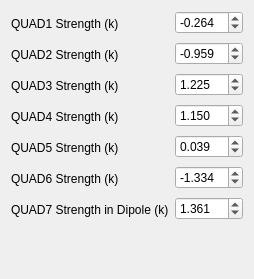
             <widget class="QWidget" name="tab_9">
              <attribute name="title">
               <string>Magnets</string>
              </attribute>
              <layout class="QFormLayout" name="formLayout_9">
               <item row="0" column="0">
                <widget class="QLabel" name="ba1_quad1_strength_label">
                 <property name="minimumSize">
                  <size>
                   <width>140</width>
                   <height>25</height>
                  </size>
                 </property>
                 <property name="text">
                  <string>QUAD1 Strength (k)</string>
                 </property>
                </widget>
               </item>
               <item row="0" column="1">
                <widget class="QDoubleSpinBox" name="doubleSpinBox_18">
                 <property name="maximumSize">
                  <size>
                   <width>150</width>
                   <height>16777215</height>
                  </size>
                 </property>
                 <property name="accessibleName">
                  <string>BA1:EBT-BA1-MAG-QUAD-01:k1l</string>
                 </property>
                 <property name="suffix">
                  <string/>
                 </property>
                 <property name="decimals">
                  <number>3</number>
                 </property>
                 <property name="minimum">
                  <double>-70.000000000000000</double>
                 </property>
                 <property name="maximum">
                  <double>70.000000000000000</double>
                 </property>
                 <property name="singleStep">
                  <double>0.100000000000000</double>
                 </property>
                 <property name="value">
                  <double>-0.264000000000000</double>
                 </property>
                </widget>
               </item>
               <item row="1" column="0">
                <widget class="QLabel" name="ba1_quad2_strength_label">
                 <property name="minimumSize">
                  <size>
                   <width>140</width>
                   <height>25</height>
                  </size>
                 </property>
                 <property name="text">
                  <string>QUAD2 Strength (k)</string>
                 </property>
                </widget>
               </item>
               <item row="1" column="1">
                <widget class="QDoubleSpinBox" name="doubleSpinBox_24">
                 <property name="maximumSize">
                  <size>
                   <width>150</width>
                   <height>16777215</height>
                  </size>
                 </property>
                 <property name="accessibleName">
                  <string>BA1:EBT-BA1-MAG-QUAD-02:k1l</string>
                 </property>
                 <property name="suffix">
                  <string/>
                 </property>
                 <property name="decimals">
                  <number>3</number>
                 </property>
                 <property name="minimum">
                  <double>-70.000000000000000</double>
                 </property>
                 <property name="maximum">
                  <double>70.000000000000000</double>
                 </property>
                 <property name="singleStep">
                  <double>0.100000000000000</double>
                 </property>
                 <property name="value">
                  <double>-0.959000000000000</double>
                 </property>
                </widget>
               </item>
               <item row="2" column="0">
                <widget class="QLabel" name="ba1_quad3_strength_label">
                 <property name="minimumSize">
                  <size>
                   <width>140</width>
                   <height>25</height>
                  </size>
                 </property>
                 <property name="text">
                  <string>QUAD3 Strength (k)</string>
                 </property>
                </widget>
               </item>
               <item row="2" column="1">
                <widget class="QDoubleSpinBox" name="doubleSpinBox_19">
                 <property name="maximumSize">
                  <size>
                   <width>150</width>
                   <height>16777215</height>
                  </size>
                 </property>
                 <property name="accessibleName">
                  <string>BA1:EBT-BA1-MAG-QUAD-03:k1l</string>
                 </property>
                 <property name="suffix">
                  <string/>
                 </property>
                 <property name="decimals">
                  <number>3</number>
                 </property>
                 <property name="minimum">
                  <double>-70.000000000000000</double>
                 </property>
                 <property name="maximum">
                  <double>70.000000000000000</double>
                 </property>
                 <property name="singleStep">
                  <double>0.100000000000000</double>
                 </property>
                 <property name="value">
                  <double>1.225000000000000</double>
                 </property>
                </widget>
               </item>
               <item row="3" column="0">
                <widget class="QLabel" name="ba1_quad4_strength_label">
                 <property name="minimumSize">
                  <size>
                   <width>140</width>
                   <height>25</height>
                  </size>
                 </property>
                 <property name="text">
                  <string>QUAD4 Strength (k)</string>
                 </property>
                </widget>
               </item>
               <item row="3" column="1">
                <widget class="QDoubleSpinBox" name="doubleSpinBox_20">
                 <property name="maximumSize">
                  <size>
                   <width>150</width>
                   <height>16777215</height>
                  </size>
                 </property>
                 <property name="accessibleName">
                  <string>BA1:EBT-BA1-MAG-QUAD-04:k1l</string>
                 </property>
                 <property name="suffix">
                  <string/>
                 </property>
                 <property name="decimals">
                  <number>3</number>
                 </property>
                 <property name="minimum">
                  <double>-70.000000000000000</double>
                 </property>
                 <property name="maximum">
                  <double>70.000000000000000</double>
                 </property>
                 <property name="singleStep">
                  <double>0.100000000000000</double>
                 </property>
                 <property name="value">
                  <double>1.150000000000000</double>
                 </property>
                </widget>
               </item>
               <item row="4" column="0">
                <widget class="QLabel" name="ba1_quad5_strength_label">
                 <property name="minimumSize">
                  <size>
                   <width>140</width>
                   <height>25</height>
                  </size>
                 </property>
                 <property name="text">
                  <string>QUAD5 Strength (k)</string>
                 </property>
                </widget>
               </item>
               <item row="4" column="1">
                <widget class="QDoubleSpinBox" name="doubleSpinBox_21">
                 <property name="maximumSize">
                  <size>
                   <width>150</width>
                   <height>16777215</height>
                  </size>
                 </property>
                 <property name="accessibleName">
                  <string>BA1:EBT-BA1-MAG-QUAD-05:k1l</string>
                 </property>
                 <property name="suffix">
                  <string/>
                 </property>
                 <property name="decimals">
                  <number>3</number>
                 </property>
                 <property name="minimum">
                  <double>-70.000000000000000</double>
                 </property>
                 <property name="maximum">
                  <double>70.000000000000000</double>
                 </property>
                 <property name="singleStep">
                  <double>0.100000000000000</double>
                 </property>
                 <property name="value">
                  <double>0.039000000000000</double>
                 </property>
                </widget>
               </item>
               <item row="5" column="0">
                <widget class="QLabel" name="ba1_quad6_strength_label">
                 <property name="minimumSize">
                  <size>
                   <width>140</width>
                   <height>25</height>
                  </size>
                 </property>
                 <property name="text">
                  <string>QUAD6 Strength (k)</string>
                 </property>
                </widget>
               </item>
               <item row="5" column="1">
                <widget class="QDoubleSpinBox" name="doubleSpinBox_22">
                 <property name="maximumSize">
                  <size>
                   <width>150</width>
                   <height>16777215</height>
                  </size>
                 </property>
                 <property name="accessibleName">
                  <string>BA1:EBT-BA1-MAG-QUAD-06:k1l</string>
                 </property>
                 <property name="suffix">
                  <string/>
                 </property>
                 <property name="decimals">
                  <number>3</number>
                 </property>
                 <property name="minimum">
                  <double>-70.000000000000000</double>
                 </property>
                 <property name="maximum">
                  <double>70.000000000000000</double>
                 </property>
                 <property name="singleStep">
                  <double>0.100000000000000</double>
                 </property>
                 <property name="value">
                  <double>-1.334000000000000</double>
                 </property>
                </widget>
               </item>
               <item row="6" column="0">
                <widget class="QLabel" name="ba1_quad7_strength_label">
                 <property name="minimumSize">
                  <size>
                   <width>140</width>
                   <height>25</height>
                  </size>
                 </property>
                 <property name="text">
                  <string>QUAD7 Strength in Dipole (k)</string>
                 </property>
                </widget>
               </item>
               <item row="6" column="1">
                <widget class="QDoubleSpinBox" name="doubleSpinBox_23">
                 <property name="maximumSize">
                  <size>
                   <width>150</width>
                   <height>16777215</height>
                  </size>
                 </property>
                 <property name="accessibleName">
                  <string>BA1:EBT-BA1-MAG-QUAD-07:k1l</string>
                 </property>
                 <property name="suffix">
                  <string/>
                 </property>
                 <property name="decimals">
                  <number>3</number>
                 </property>
                 <property name="minimum">
                  <double>-70.000000000000000</double>
                 </property>
                 <property name="maximum">
                  <double>70.000000000000000</double>
                 </property>
                 <property name="singleStep">
                  <double>0.100000000000000</double>
                 </property>
                 <property name="value">
                  <double>1.361000000000000</double>
                 </property>
                </widget>
               </item>
               <item row="7" column="0">
                <spacer name="verticalSpacer_4">
                 <property name="orientation">
                  <enum>Qt::Vertical</enum>
                 </property>
                 <property name="sizeHint" stdset="0">
                  <size>
                   <width>20</width>
                   <height>40</height>
                  </size>
                 </property>
                </spacer>
               </item>
              </layout>
             </widget>
